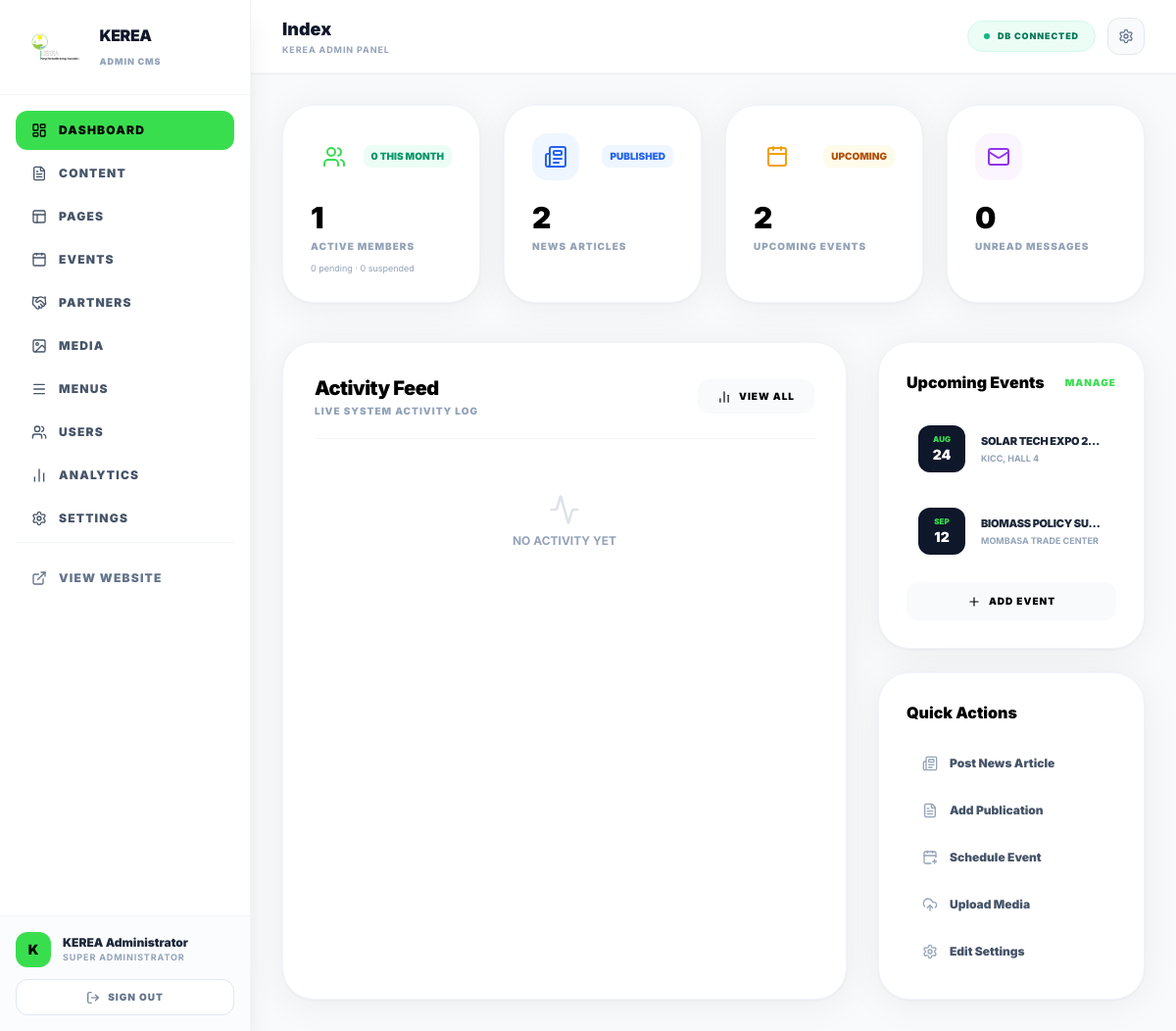
/admin/index.php (signed in), run on the app's committed database.
### tables this page shows
CREATE TABLE IF NOT EXISTS `events` (
    `id`           BIGINT UNSIGNED NOT NULL AUTO_INCREMENT,
    `image_id`     BIGINT UNSIGNED NULL,
    `title`        VARCHAR(500)    NOT NULL,
    `slug`         VARCHAR(500)    NOT NULL UNIQUE,
    `description`  TEXT            NULL,
    `content`      LONGTEXT        NULL,
    `event_type`   VARCHAR(100)    NOT NULL DEFAULT 'conference' COMMENT 'conference|workshop|summit|expo|training|webinar',
    `venue`        VARCHAR(500)    NULL,
    `location`     VARCHAR(500)    NULL,
    `start_date`   DATE            NOT NULL,
    `end_date`     DATE            NULL,
    `start_time`   TIME            NULL,
    `end_time`     TIME            NULL,
    `registration_url` VARCHAR(1000) NULL,
    `capacity`     INT UNSIGNED    NULL,
    `status`       ENUM('upcoming','ongoing','completed','cancelled') NOT NULL DEFAULT 'upcoming',
    `visibility`   ENUM('public','members_only') NOT NULL DEFAULT 'public',
    `featured`     TINYINT(1)      NOT NULL DEFAULT 0,
    `created_at`   DATETIME        NOT NULL DEFAULT CURRENT_TIMESTAMP,
    `updated_at`   DATETIME        NOT NULL DEFAULT CURRENT_TIMESTAMP ON UPDATE CURRENT_TIMESTAMP,
    PRIMARY KEY (`id`),
    KEY `idx_event_slug`   (`slug`),
    KEY `idx_event_status` (`status`),
    KEY `idx_event_date`   (`start_date`)
);

### backend/core/Database.php (called while the page is built, shortened)
<?php
class Database
{
    private static ?Database $instance = null;
    private PDO $pdo;
    private function __construct()
    {
        $dsn = sprintf(
            'mysql:host=%s;dbname=%s;charset=%s',
            DB_HOST, DB_NAME, DB_CHARSET
        );
        $options = [
            PDO::ATTR_ERRMODE            => PDO::ERRMODE_EXCEPTION,
            PDO::ATTR_DEFAULT_FETCH_MODE => PDO::FETCH_ASSOC,
            PDO::ATTR_EMULATE_PREPARES   => false,
            (defined('Pdo\Mysql::ATTR_INIT_COMMAND') ? \Pdo\Mysql::ATTR_INIT_COMMAND : \PDO::MYSQL_ATTR_INIT_COMMAND) => "SET NAMES utf8mb4 COLLATE utf8mb4_unicode_ci",
        ];
        try {
            $this->pdo = new PDO($dsn, DB_USER, DB_PASS, $options);
        } catch (PDOException $e) {
            error_log('[KEREA DB] Connection failed: ' . $e->getMessage());
            throw new RuntimeException('Database connection failed. Please try again later.');
        }
    }
    public static function getInstance(): self
    {
        if (self::$instance === null) {
            self::$instance = new self();
        }
        return self::$instance;
    }
    public function query(string $sql, array $params = []): PDOStatement
    {
        $stmt = $this->pdo->prepare($sql);
        $stmt->execute($params);
        return $stmt;
    }
    public function fetchAll(string $sql, array $params = []): array
    {
        return $this->query($sql, $params)->fetchAll();
    }
    public function fetchColumn(string $sql, array $params = [], int $col = 0): mixed
    {
        return $this->query($sql, $params)->fetchColumn($col);
    }
}

### backend/models/User.php (called while the page is built, shortened)
<?php
require_once __DIR__ . '/../core/Database.php';
require_once __DIR__ . '/../core/Security.php';
class User
{
    private Database $db;
    public function __construct()
    {
        $this->db = Database::getInstance();
    }
    public function stats(): array
    {
        return [
            'total'     => (int)$this->db->fetchColumn('SELECT COUNT(*) FROM users'),
            'active'    => (int)$this->db->fetchColumn('SELECT COUNT(*) FROM users WHERE status = "active"'),
            'pending'   => (int)$this->db->fetchColumn('SELECT COUNT(*) FROM users WHERE status = "pending"'),
            'suspended' => (int)$this->db->fetchColumn('SELECT COUNT(*) FROM users WHERE status = "suspended"'),
            'this_month'=> (int)$this->db->fetchColumn('SELECT COUNT(*) FROM users WHERE MONTH(created_at)=MONTH(NOW()) AND YEAR(created_at)=YEAR(NOW())'),
        ];
    }
}

### backend/models/Content.php (called while the page is built, shortened)
<?php
require_once __DIR__ . '/../core/Database.php';
require_once __DIR__ . '/../core/Security.php';
class Content
{
    private Database $db;
    public function __construct()
    {
        $this->db = Database::getInstance();
    }
    public function dashboardStats(): array
    {
        return [
            'news'       => (int)$this->db->fetchColumn("SELECT COUNT(*) FROM news_articles WHERE status='published'"),
            'events'     => (int)$this->db->fetchColumn("SELECT COUNT(*) FROM events WHERE status='upcoming'"),
            'publications'=> (int)$this->db->fetchColumn("SELECT COUNT(*) FROM publications WHERE status='published'"),
            'members'    => (int)$this->db->fetchColumn("SELECT COUNT(*) FROM users WHERE status='active'"),
            'messages'   => (int)$this->db->fetchColumn("SELECT COUNT(*) FROM contact_messages WHERE status='unread'"),
            'partners'   => (int)$this->db->fetchColumn("SELECT COUNT(*) FROM partners WHERE is_active=1"),
        ];
    }
}

### backend/core/Security.php (called while the page is built, shortened)
<?php
class Security
{
    public static function esc(mixed $value): string
    {
        return htmlspecialchars((string)($value ?? ''), ENT_QUOTES | ENT_SUBSTITUTE, 'UTF-8');
    }
}

### admin/index.php (the view, shortened to what this page needs)
<?php
require_once dirname(__DIR__) . '/backend/models/Content.php';
require_once dirname(__DIR__) . '/backend/models/User.php';
$contentModel = new Content();
$userModel    = new User();
$stats        = $contentModel->dashboardStats();
$userStats    = $userModel->stats();
$db     = Database::getInstance();
$recent = $db->fetchAll(
    'SELECT l.action, l.entity_type, l.description, l.created_at, u.first_name, u.last_name
       FROM activity_log l
       LEFT JOIN users u ON u.id = l.user_id
      ORDER BY l.created_at DESC LIMIT 8'
);
$events = $db->fetchAll(
    "SELECT title, venue, start_date, event_type FROM events
      WHERE status = 'upcoming' AND start_date >= CURDATE()
      ORDER BY start_date ASC LIMIT 4"
);
require_once __DIR__ . '/includes/header.php';
?>
<div class="space-y-10">
    <div class="grid grid-cols-1 md:grid-cols-2 lg:grid-cols-4 gap-6">
        <a href="/admin/users.php" class="gsap-reveal card-bg p-7 rounded-[2rem] shadow-premium hover:border-primary transition-all group cursor-pointer">
            <div class="flex items-center justify-between mb-5">
                <div class="w-12 h-12 bg-primary/10 rounded-2xl flex items-center justify-center text-primary group-hover:scale-110 transition-transform">
                    <i data-lucide="users" class="w-6 h-6"></i>
                </div>
                <span class="text-[10px] font-black text-emerald-600 bg-emerald-50 px-2 py-1 rounded-lg uppercase"><?php echo $userStats['this_month']; ?> this month</span>
            </div>
            <h3 class="text-3xl font-black tracking-tight"><?php echo number_format($userStats['active']); ?></h3>
            <p class="text-[10px] font-black text-slate-400 uppercase tracking-widest mt-1">Active Members</p>
            <p class="text-[9px] text-slate-400 mt-2"><?php echo $userStats['pending']; ?> pending · <?php echo $userStats['suspended']; ?> suspended</p>
        </a>
        <a href="/admin/content.php?type=news" class="gsap-reveal card-bg p-7 rounded-[2rem] shadow-premium hover:border-blue-400 transition-all group cursor-pointer">
            <div class="flex items-center justify-between mb-5">
                <div class="w-12 h-12 bg-blue-50 rounded-2xl flex items-center justify-center text-blue-600 group-hover:scale-110 transition-transform">
                    <i data-lucide="newspaper" class="w-6 h-6"></i>
                </div>
                <span class="text-[10px] font-black text-blue-600 bg-blue-50 px-2 py-1 rounded-lg uppercase">Published</span>
            </div>
            <h3 class="text-3xl font-black tracking-tight"><?php echo $stats['news']; ?></h3>
            <p class="text-[10px] font-black text-slate-400 uppercase tracking-widest mt-1">News Articles</p>
        </a>
        <a href="/admin/events.php" class="gsap-reveal card-bg p-7 rounded-[2rem] shadow-premium hover:border-accent transition-all group cursor-pointer">
            <div class="flex items-center justify-between mb-5">
                <div class="w-12 h-12 bg-accent/10 rounded-2xl flex items-center justify-center text-accent group-hover:scale-110 transition-transform">
                    <i data-lucide="calendar" class="w-6 h-6"></i>
                </div>
                <span class="text-[10px] font-black text-amber-700 bg-amber-50 px-2 py-1 rounded-lg uppercase">Upcoming</span>
            </div>
            <h3 class="text-3xl font-black tracking-tight"><?php echo $stats['events']; ?></h3>
            <p class="text-[10px] font-black text-slate-400 uppercase tracking-widest mt-1">Upcoming Events</p>
        </a>
        <div class="gsap-reveal card-bg p-7 rounded-[2rem] shadow-premium hover:border-purple-400 transition-all group <?php echo $stats['messages'] > 0 ? 'ring-2 ring-purple-200' : ''; ?>">
            <div class="flex items-center justify-between mb-5">
                <div class="w-12 h-12 bg-purple-50 rounded-2xl flex items-center justify-center text-purple-600 group-hover:scale-110 transition-transform">
                    <i data-lucide="mail" class="w-6 h-6"></i>
                </div>
            </div>
            <h3 class="text-3xl font-black tracking-tight"><?php echo $stats['messages']; ?></h3>
            <p class="text-[10px] font-black text-slate-400 uppercase tracking-widest mt-1">Unread Messages</p>
        </div>
    </div>
    <div class="grid grid-cols-1 lg:grid-cols-12 gap-8">
        <div class="gsap-reveal lg:col-span-8 card-bg p-8 rounded-[2rem] shadow-premium">
            <div class="flex items-center justify-between border-b border-slate-100 pb-5 mb-6">
                <div>
                    <h3 class="text-xl font-black tracking-tight">Activity Feed</h3>
                    <p class="text-[10px] font-black text-slate-400 uppercase tracking-widest mt-0.5">Live system activity log</p>
                </div>
                <a href="/admin/analytics.php" class="px-5 py-2.5 bg-slate-50 text-[10px] font-black uppercase tracking-widest rounded-xl hover:bg-primary transition-all flex items-center gap-2">
                    <i data-lucide="bar-chart-2" class="w-3.5 h-3.5"></i> View All
                </a>
            </div>
            <div class="space-y-3">
                <?php if (empty($recent)): ?>
                    <div class="text-center py-8 text-slate-400">
                        <i data-lucide="activity" class="w-8 h-8 mx-auto mb-2 opacity-30"></i>
                        <p class="text-xs font-bold uppercase">No activity yet</p>
                    </div>
                <?php else: foreach ($recent as $log):
                    $icon = match(true) {
                        str_contains($log['action'], 'login')    => ['check-circle','emerald'],
                        str_contains($log['action'], 'create')   => ['plus-circle','blue'],
                        str_contains($log['action'], 'update')   => ['edit-3','amber'],
                        str_contains($log['action'], 'delete')   => ['trash-2','red'],
                        str_contains($log['action'], 'settings') => ['settings','purple'],
                        default                                   => ['activity','slate'],
                    };
                    $timeAgo = human_time_diff($log['created_at']);
                ?>
                <div class="flex items-start gap-4 p-4 rounded-2xl hover:bg-slate-50 transition-all">
                    <div class="w-9 h-9 bg-<?php echo $icon[1]; ?>-100 rounded-xl flex items-center justify-center text-<?php echo $icon[1]; ?>-600 shrink-0">
                        <i data-lucide="<?php echo $icon[0]; ?>" class="w-4 h-4"></i>
                    </div>
                    <div class="flex-1 min-w-0">
                        <div class="flex justify-between items-start gap-2">
                            <p class="text-xs font-black text-slate-800 uppercase tracking-tight truncate">
                                <?php echo Security::esc(str_replace('.', ' › ', $log['action'])); ?>
                            </p>
                            <span class="text-[9px] font-black text-slate-400 bg-slate-100 px-2 py-0.5 rounded shrink-0"><?php echo $timeAgo; ?></span>
                        </div>
                        <p class="text-[11px] text-slate-500 font-bold mt-0.5 truncate"><?php echo Security::esc($log['description'] ?? ''); ?></p>
                        <?php if ($log['first_name']): ?>
                        <p class="text-[9px] text-slate-400 mt-0.5">by <?php echo Security::esc($log['first_name'] . ' ' . $log['last_name']); ?></p>
                        <?php endif; ?>
                    </div>
                </div>
                <?php endforeach; endif; ?>
            </div>
        </div>
        <div class="gsap-reveal lg:col-span-4 space-y-6">
            <div class="card-bg p-7 rounded-[2rem] shadow-premium">
                <div class="flex items-center justify-between mb-5">
                    <h3 class="text-base font-black">Upcoming Events</h3>
                    <a href="/admin/events.php" class="text-[10px] font-black text-primary uppercase tracking-widest hover:underline">Manage</a>
                </div>
                <div class="space-y-3">
                    <?php if (empty($events)): ?>
                        <p class="text-xs text-slate-400 font-bold text-center py-4">No upcoming events</p>
                    <?php else: foreach ($events as $ev):
                        $d = new DateTime($ev['start_date']);
                    ?>
                    <div class="flex gap-4 items-center p-3 hover:bg-slate-50 rounded-xl transition-all">
                        <div class="w-12 h-12 bg-slate-900 rounded-xl flex flex-col items-center justify-center shrink-0">
                            <span class="text-[8px] font-black uppercase text-primary"><?php echo $d->format('M'); ?></span>
                            <span class="text-sm font-black text-white"><?php echo $d->format('d'); ?></span>
                        </div>
                        <div class="min-w-0">
                            <p class="text-[11px] font-black text-slate-800 uppercase tracking-tight truncate"><?php echo Security::esc($ev['title']); ?></p>
                            <p class="text-[9px] font-bold text-slate-400 uppercase truncate mt-0.5"><?php echo Security::esc($ev['venue'] ?? ''); ?></p>
                        </div>
                    </div>
                    <?php endforeach; endif; ?>
                </div>
                <a href="/admin/events.php#create" class="w-full mt-4 py-3 bg-slate-50 hover:bg-primary text-[10px] font-black uppercase tracking-widest rounded-xl flex items-center justify-center gap-2 transition-all">
                    <i data-lucide="plus" class="w-3.5 h-3.5"></i> Add Event
                </a>
            </div>
            <div class="card-bg p-7 rounded-[2rem] shadow-premium">
                <h3 class="text-base font-black mb-5">Quick Actions</h3>
                <div class="space-y-2">
                    <?php $quickLinks = [
                        ['url'=>'/admin/content.php?type=news&action=create','icon'=>'newspaper','label'=>'Post News Article'],
                        ['url'=>'/admin/content.php?type=publication&action=create','icon'=>'file-text','label'=>'Add Publication'],
                        ['url'=>'/admin/events.php#create','icon'=>'calendar-plus','label'=>'Schedule Event'],
                        ['url'=>'/admin/media.php','icon'=>'upload-cloud','label'=>'Upload Media'],
                        ['url'=>'/admin/customization.php','icon'=>'settings','label'=>'Edit Settings'],
                    ]; foreach ($quickLinks as $ql): ?>
                    <a href="<?php echo Security::esc($ql['url']); ?>"
                        class="flex items-center gap-3 px-4 py-3 rounded-xl hover:bg-slate-50 text-xs font-black text-slate-600 hover:text-primary transition-all group">
                        <i data-lucide="<?php echo $ql['icon']; ?>" class="w-4 h-4 shrink-0 text-slate-400 group-hover:text-primary transition-colors"></i>
                        <?php echo Security::esc($ql['label']); ?>
                    </a>
                    <?php endforeach; ?>
                </div>
            </div>
        </div>
    </div>
</div>
<?php
require_once __DIR__ . '/includes/footer.php';
?>

### data on the page
events: start_date "AUG", start_date "24", title "SOLAR TECH EXPO 2…", venue "KICC, HALL 4"
events: start_date "SEP", start_date "12", title "BIOMASS POLICY SU…", venue "MOMBASA TRADE CENTER"

### other printed values
Security::esc($item['label']) "DASHBOARD"
Security::esc($item['label']) "CONTENT"
Security::esc($item['label']) "PAGES"
Security::esc($item['label']) "EVENTS"
Security::esc($item['label']) "PARTNERS"
Security::esc($item['label']) "MEDIA"
Security::esc($item['label']) "MENUS"
Security::esc($item['label']) "USERS"
Security::esc($item['label']) "ANALYTICS"
Security::esc($item['label']) "SETTINGS"
substr($currentUser['first_name'] ?? 'A', 0, 1) "K"
Security::esc(str_replace(['_','-'], ' ', $currentFile)) "Index"
Security::esc($settings['site_name'] ?? 'KEREA') "KEREA"
$userStats['this_month'] "0"
$userStats['active'] "1"
